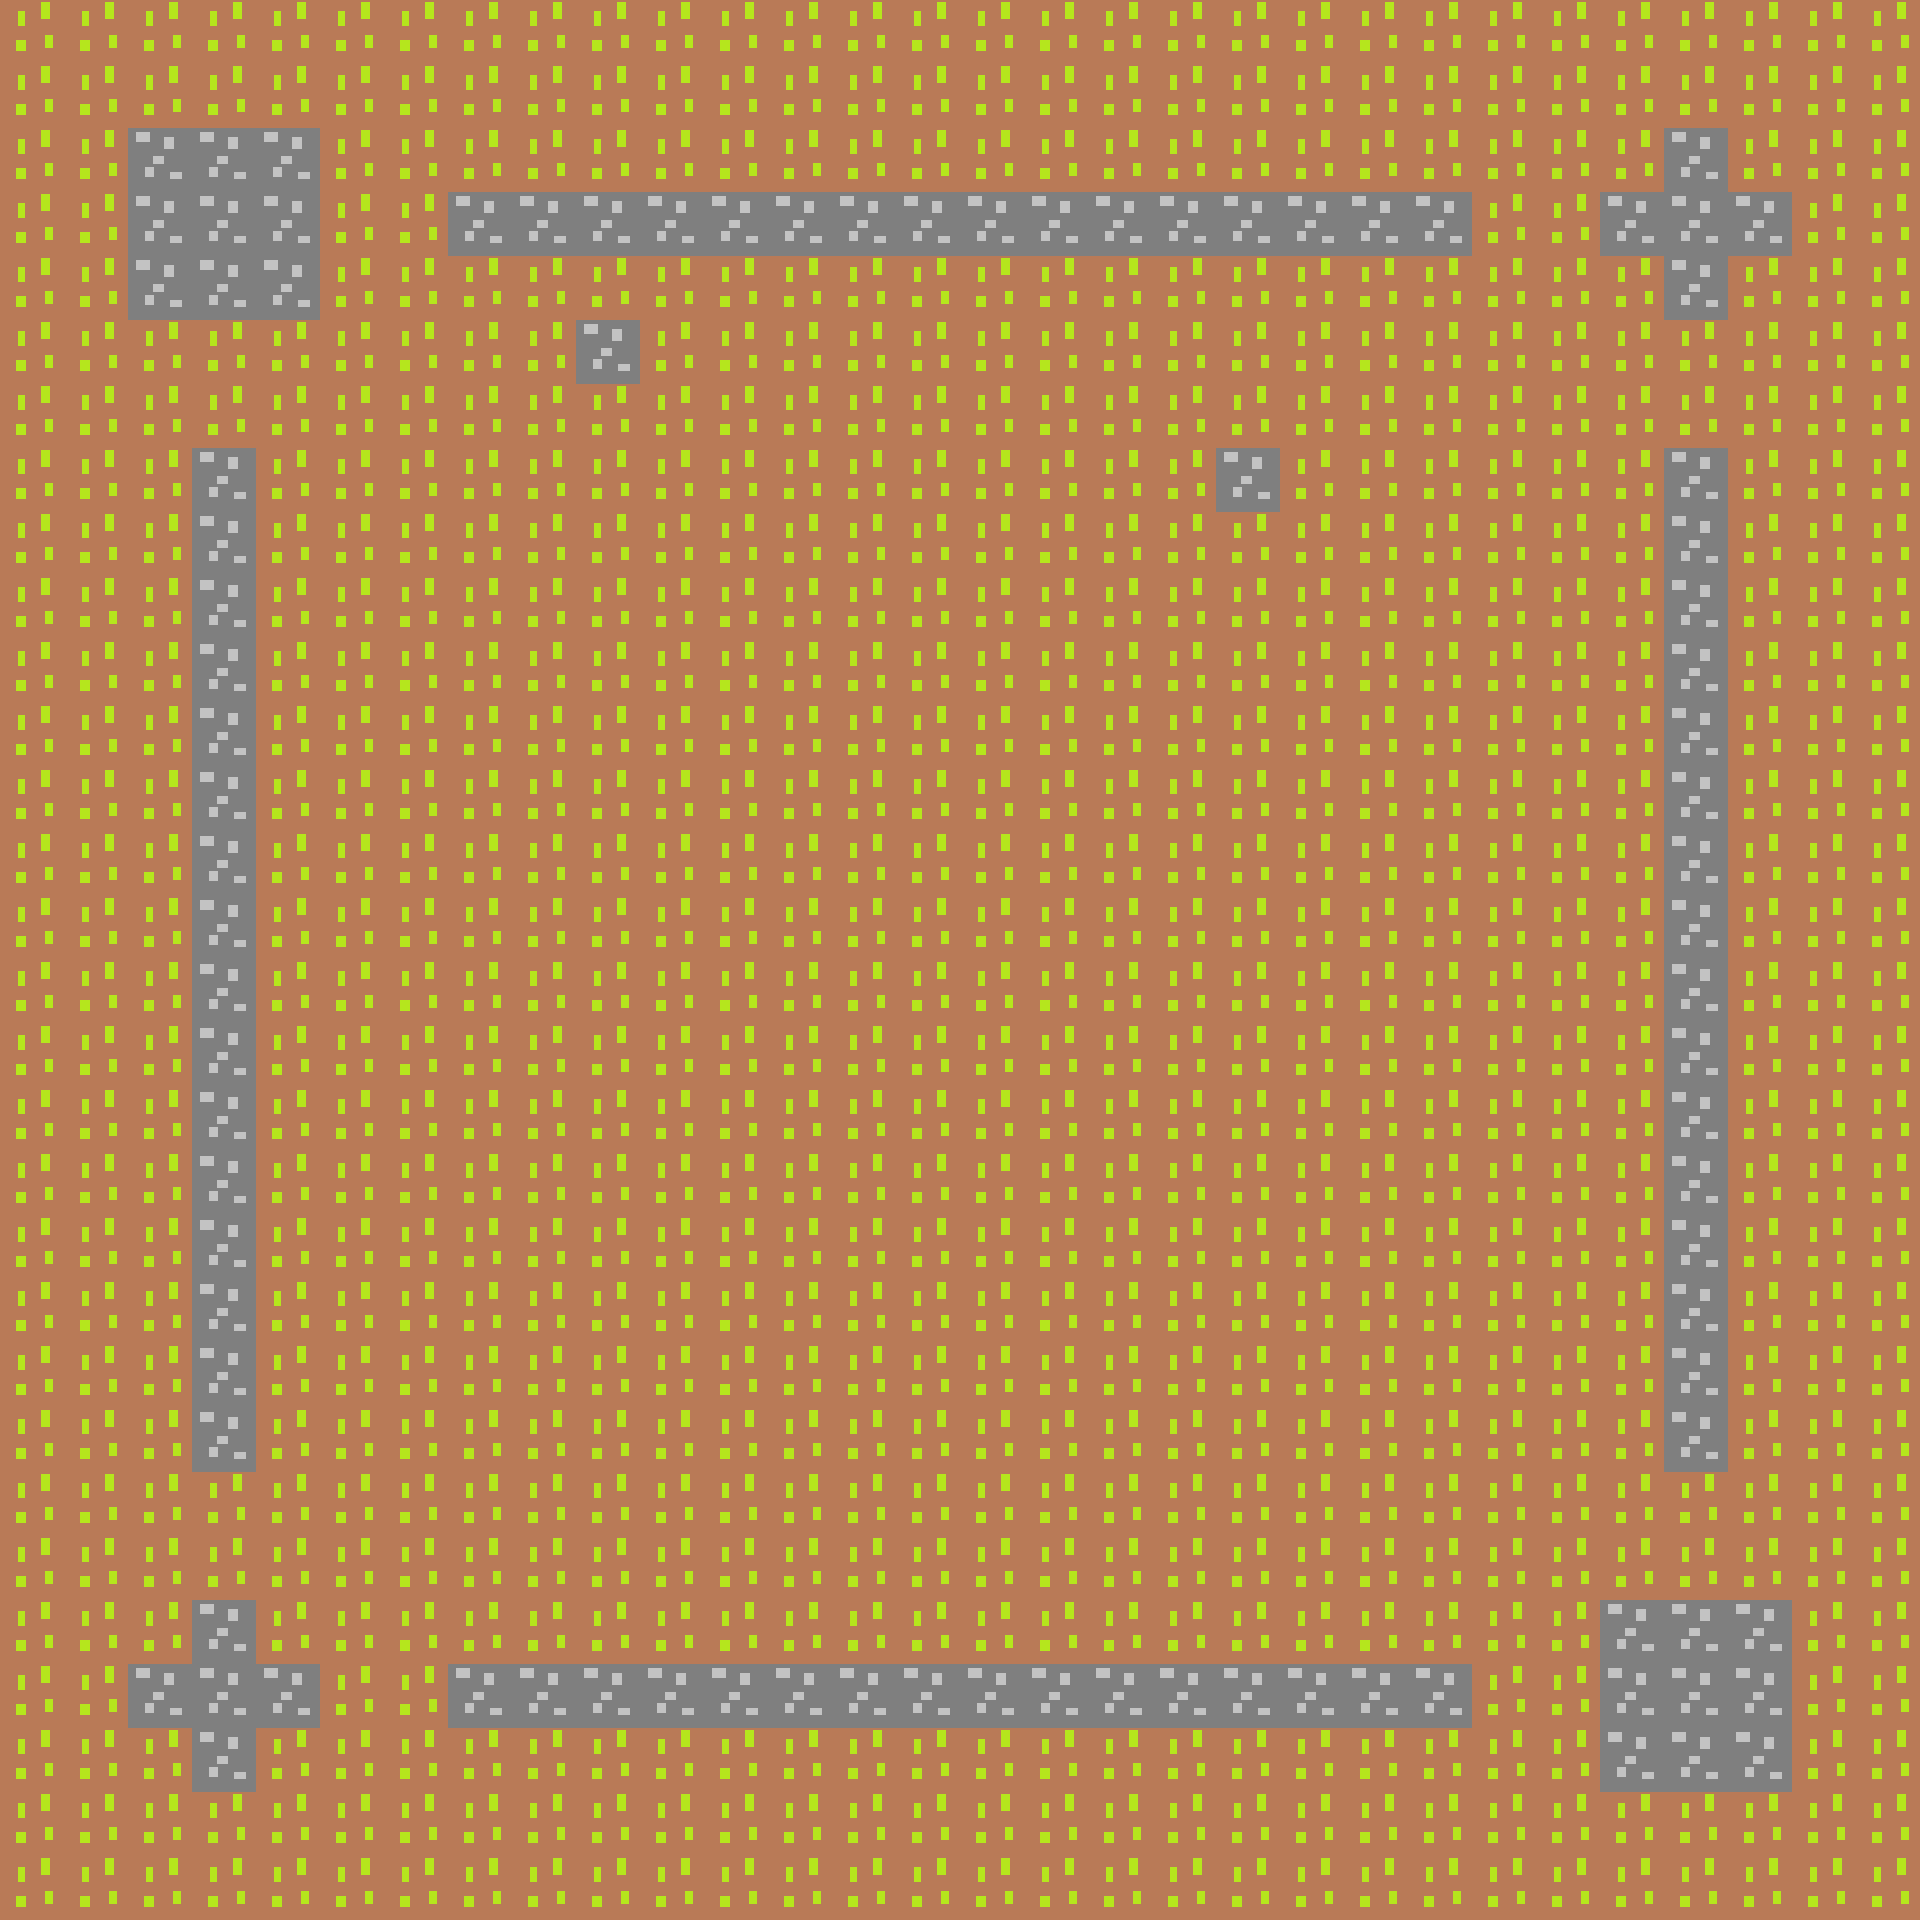

Rendered tile map (Tiled .tmx) drawn with the repository's tilesets; below, a short description and the full map source, tile grids included:
An orthogonal 30x30 tile map with 64x64 px tiles, 1 tile layer (groundlayer) and 2 objects (2x tree).

<map version="1.0" tiledversion="1.0.3" orientation="orthogonal" renderorder="right-down" width="30" height="30" tilewidth="64" tileheight="64" nextobjectid="14">
 <tileset firstgid="1" name="ground" tilewidth="64" tileheight="64" tilecount="2" columns="2">
  <image source="ts_ground.png" width="128" height="64" />
 </tileset>
 <layer name="groundlayer" width="30" height="30">
  <data encoding="csv">
2,2,2,2,2,2,2,2,2,2,2,2,2,2,2,2,2,2,2,2,2,2,2,2,2,2,2,2,2,2,
2,2,2,2,2,2,2,2,2,2,2,2,2,2,2,2,2,2,2,2,2,2,2,2,2,2,2,2,2,2,
2,2,1,1,1,2,2,2,2,2,2,2,2,2,2,2,2,2,2,2,2,2,2,2,2,2,1,2,2,2,
2,2,1,1,1,2,2,1,1,1,1,1,1,1,1,1,1,1,1,1,1,1,1,2,2,1,1,1,2,2,
2,2,1,1,1,2,2,2,2,2,2,2,2,2,2,2,2,2,2,2,2,2,2,2,2,2,1,2,2,2,
2,2,2,2,2,2,2,2,2,1,2,2,2,2,2,2,2,2,2,2,2,2,2,2,2,2,2,2,2,2,
2,2,2,2,2,2,2,2,2,2,2,2,2,2,2,2,2,2,2,2,2,2,2,2,2,2,2,2,2,2,
2,2,2,1,2,2,2,2,2,2,2,2,2,2,2,2,2,2,2,1,2,2,2,2,2,2,1,2,2,2,
2,2,2,1,2,2,2,2,2,2,2,2,2,2,2,2,2,2,2,2,2,2,2,2,2,2,1,2,2,2,
2,2,2,1,2,2,2,2,2,2,2,2,2,2,2,2,2,2,2,2,2,2,2,2,2,2,1,2,2,2,
2,2,2,1,2,2,2,2,2,2,2,2,2,2,2,2,2,2,2,2,2,2,2,2,2,2,1,2,2,2,
2,2,2,1,2,2,2,2,2,2,2,2,2,2,2,2,2,2,2,2,2,2,2,2,2,2,1,2,2,2,
2,2,2,1,2,2,2,2,2,2,2,2,2,2,2,2,2,2,2,2,2,2,2,2,2,2,1,2,2,2,
2,2,2,1,2,2,2,2,2,2,2,2,2,2,2,2,2,2,2,2,2,2,2,2,2,2,1,2,2,2,
2,2,2,1,2,2,2,2,2,2,2,2,2,2,2,2,2,2,2,2,2,2,2,2,2,2,1,2,2,2,
2,2,2,1,2,2,2,2,2,2,2,2,2,2,2,2,2,2,2,2,2,2,2,2,2,2,1,2,2,2,
2,2,2,1,2,2,2,2,2,2,2,2,2,2,2,2,2,2,2,2,2,2,2,2,2,2,1,2,2,2,
2,2,2,1,2,2,2,2,2,2,2,2,2,2,2,2,2,2,2,2,2,2,2,2,2,2,1,2,2,2,
2,2,2,1,2,2,2,2,2,2,2,2,2,2,2,2,2,2,2,2,2,2,2,2,2,2,1,2,2,2,
2,2,2,1,2,2,2,2,2,2,2,2,2,2,2,2,2,2,2,2,2,2,2,2,2,2,1,2,2,2,
2,2,2,1,2,2,2,2,2,2,2,2,2,2,2,2,2,2,2,2,2,2,2,2,2,2,1,2,2,2,
2,2,2,1,2,2,2,2,2,2,2,2,2,2,2,2,2,2,2,2,2,2,2,2,2,2,1,2,2,2,
2,2,2,1,2,2,2,2,2,2,2,2,2,2,2,2,2,2,2,2,2,2,2,2,2,2,1,2,2,2,
2,2,2,2,2,2,2,2,2,2,2,2,2,2,2,2,2,2,2,2,2,2,2,2,2,2,2,2,2,2,
2,2,2,2,2,2,2,2,2,2,2,2,2,2,2,2,2,2,2,2,2,2,2,2,2,2,2,2,2,2,
2,2,2,1,2,2,2,2,2,2,2,2,2,2,2,2,2,2,2,2,2,2,2,2,2,1,1,1,2,2,
2,2,1,1,1,2,2,1,1,1,1,1,1,1,1,1,1,1,1,1,1,1,1,2,2,1,1,1,2,2,
2,2,2,1,2,2,2,2,2,2,2,2,2,2,2,2,2,2,2,2,2,2,2,2,2,1,1,1,2,2,
2,2,2,2,2,2,2,2,2,2,2,2,2,2,2,2,2,2,2,2,2,2,2,2,2,2,2,2,2,2,
2,2,2,2,2,2,2,2,2,2,2,2,2,2,2,2,2,2,2,2,2,2,2,2,2,2,2,2,2,2
</data>
 </layer>
 <objectgroup name="trees">
  <object id="3" name="tree" x="576" y="384">
   <properties>
    <property name="collides" value="true" />
   </properties>
  </object>
  <object id="9" name="tree" x="1216" y="512">
   <properties>
    <property name="collides" value="true" />
   </properties>
  </object>
 </objectgroup>
</map>